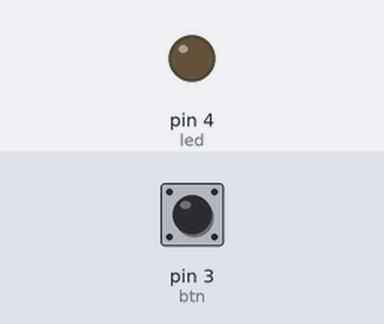
Simulated run of this sketch. Board: Arduino Uno, built with avr-gcc and run on an emulated ATmega328P. On the bench: output pins drawn as LEDs (lit = HIGH). The test bench sets the inputs (shaded band); at power-on: pin 3 (btn) LOW.

Above: at 1.2 s.
1.3 s: pin 3 (btn) pulled HIGH for 0.15 s
At 1.9 s:
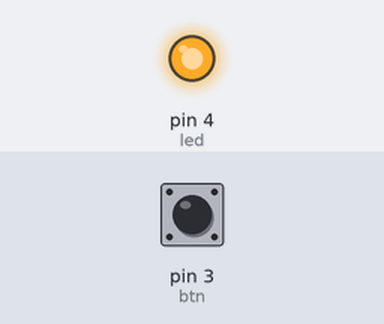
2.9 s: pin 3 (btn) pulled HIGH for 1 s
At 4.4 s:
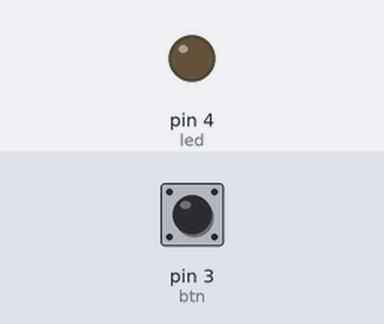
5.4 s: pin 3 (btn) pulled HIGH for 3.2 s
At 9.2 s:
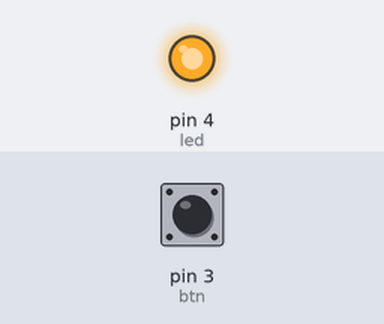
Timing chart, 0 to 10.7 s (numbered marks = the images above; inputs shaded):
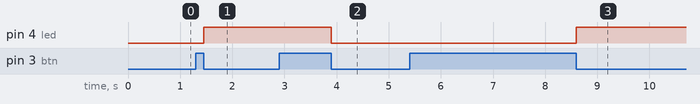

Measured:
- after the input at 1.3 s, pin 4 (led): LOW → HIGH after 0.15 s
- after the input at 2.9 s, pin 4 (led): HIGH → LOW after 1.0 s
- after the input at 5.4 s, pin 4 (led): LOW → HIGH after 3.2 s

The sketch:

sketch_sep17e.ino
```cpp
#define led 4
#define btn 3
int btnclickado=0;
int btnliberado=0;
void setup() {
  pinMode(btn,INPUT);
  pinMode(led,OUTPUT);
}

void trocaLED(){
  if(digitalRead(led) == HIGH){
    digitalWrite(led,LOW);}
  else{
    digitalWrite(led,HIGH);}
}

void keyUP(){
  if((btnclickado ==1) and (btnliberado ==1)){
    btnclickado=0;
    btnliberado=0;
    trocaLED();}
}
void loop() {
  if(digitalRead(btn) == HIGH){
    btnclickado=1;
    btnliberado=0;}
  else{
    btnliberado=1;}
  keyUP();
}
```
